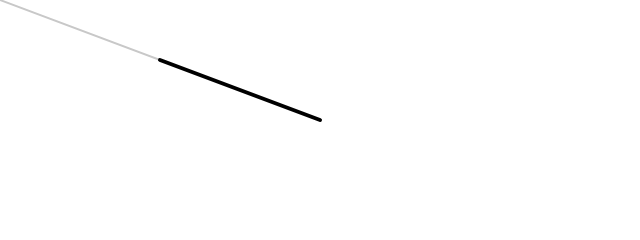
Frame 1 (no input)
Frame 60 (no input): identical to frame 1, image omitted
Frame 120 (the mouse pressed at the canvas centre since frame 60): blank canvas, image omitted

The p5.js sketch that drew this single still picture (run headless with seeded random() and noise() and a simulated clock; from frame 60 on, the mouse is pressed at the canvas centre):

// p5.js sketch
// ── sketch.js
function setup() {
  createCanvas(640, 240);
}

function draw() {
  background(255);
  let mouse = createVector(mouseX, mouseY)
  let centercnv = createVector(width/2, height/2);
  mouse.sub(centercnv);
  
  translate(width/2, height/2);
  strokeWeight(2);
  stroke(200);
  line(0,0, mouse.x, mouse.y )
  
  mouse.mult(0.5);
  
  strokeWeight(4);
  stroke(0);
  line(0,0, mouse.x, mouse.y )
  
}
